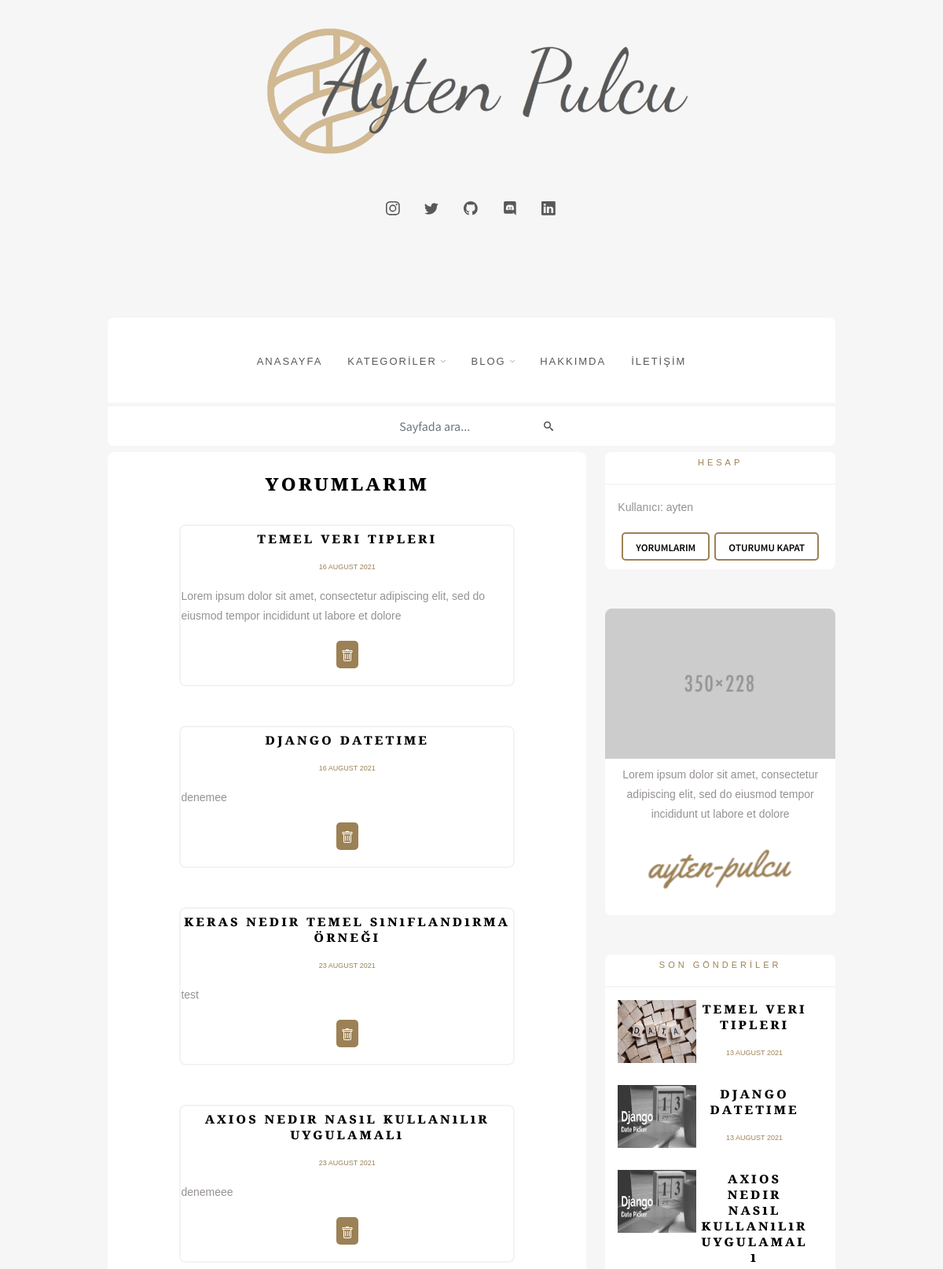
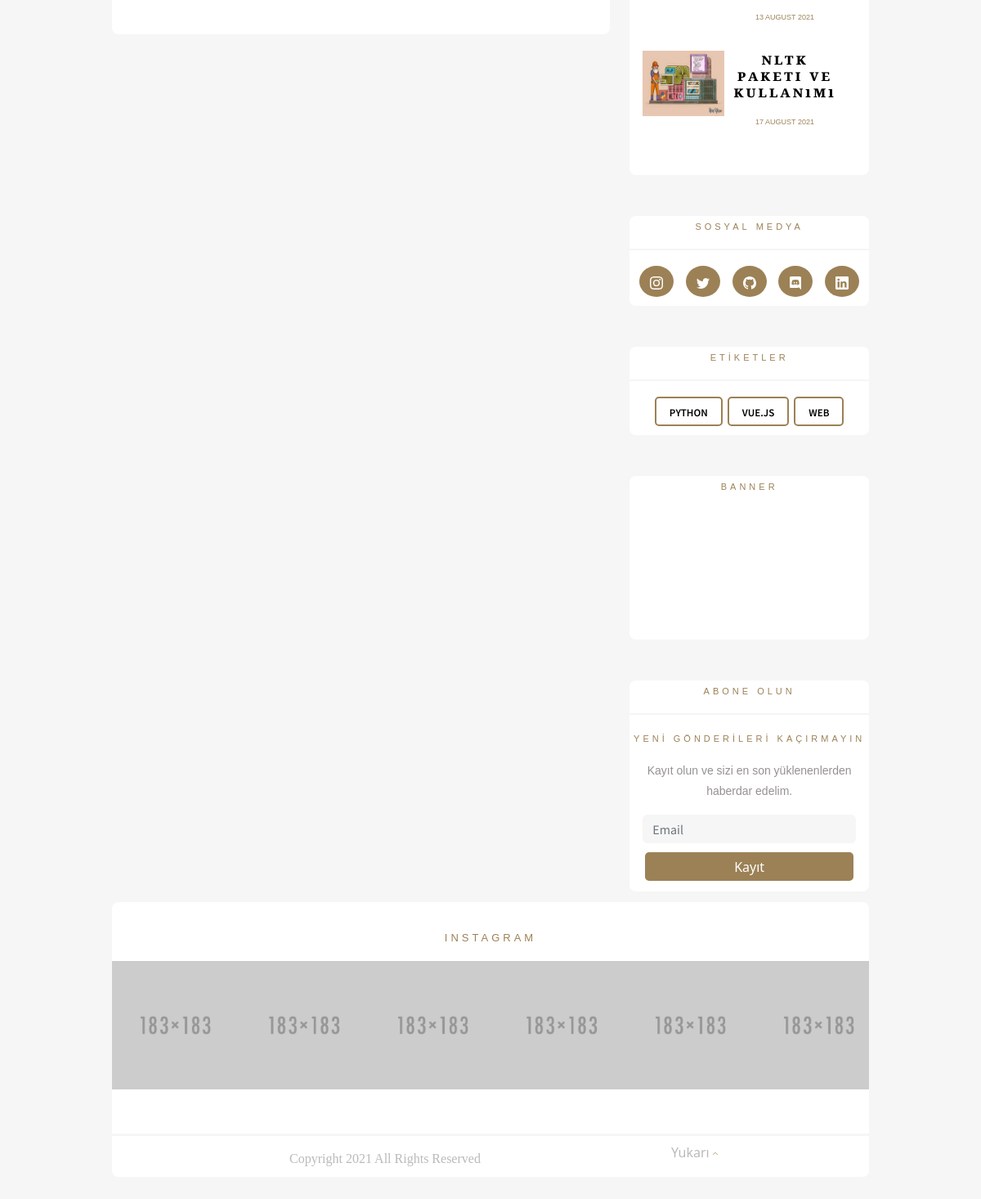
The app's page /hesap/yorumlar/ (signed in) with its own data (2 pictures, top to bottom).
### post/models.py (models this page shows, shortened)
class Comment(models.Model):
    blog_name = models.ForeignKey(
        Blog_post,
        on_delete=models.CASCADE,
    )
    user = models.ForeignKey(
        User, blank=True, null=True, on_delete=models.CASCADE
    )
    content = models.TextField()
    status = models.CharField(
        default="published",
        choices=STATUS,
        max_length=10,
    )
    createt_at = models.DateTimeField(auto_now_add=True)

class Blog_post(models.Model):
    category = models.ForeignKey(
        Category,
        on_delete=models.CASCADE
    )
    title = models.CharField(max_length=40)
    slug = models.SlugField(
        max_length=200,
        default="",
    )
    content = models.TextField()
    image = models.ImageField(upload_to="img")
    next_img = models.ImageField(upload_to="next")
    status = models.CharField(
        default="draft",
        choices=STATUS,
        max_length=10,
    )
    author=models.CharField(max_length=100)
    createt_at = models.DateTimeField(auto_now_add=True)
    updated_at = models.DateTimeField(auto_now_add=True)
    def __str__(self):
        return f"{self.title}"

class Category(models.Model):
    title = models.CharField(max_length=200)
    slug = models.SlugField(
        max_length=200,
        default="",
    )
    status = models.CharField(
        default=DEFAULT_STATUS,
        choices=STATUS,
        max_length=10,
    )
    createt_at = models.DateTimeField(auto_now_add=True)
    updated_at = models.DateTimeField(auto_now=True)

### page/views.py (the view)
# urls.py: path('yorumlar/', see_cmnt, name='see_cmnt'),
def see_cmnt(request):
    context=dict()
    items= Comment.objects.filter(
        user=request.user,
        status="published",
    )
    if len(items)==0:
        context['messages']=["Hiç yorum yapmadınız."]
    else:
        context['comments']=items
    return render(request,"accounts/comment.html",context)

### blog/data.py (called while the page is built)
def need_data(request):
    context = dict()
    context['categories'] = Category.objects.filter(
        status="published"
    ).order_by('title')
    context['pages'] = Page.objects.filter(
        status="published"
    ).order_by('title')
    context['latest']  = Blog_post.objects.filter(
        status="published"
    )[:4]
    context['posts'] = Blog_post.objects.filter(
        status='published',
    )[:5]
    return context

### templates/accounts/comment.html (shortened to what this page needs)
{% extends 'components/base.html' %}
{% block content %}
<div class="content">
    <div class="row">
        <div class="col-md-8" >
            <div class="cart d-flex flex-column align-items-center" style="text-align: start;">
                <br>
                <p class="post-title">Yorumlarım</p>
                <br>
                {% if comments%}
                {% for item in comments %}
                <div class="cart"  style="width: 70%; padding-top: 5px; border:solid ;border-width: 2px; border-color: #f3f3f3;">
                    <p class="last-title">{{item.blog_name}}</p>
                    <p class="data">{{item.createt_at|date:'d F Y'}}</p>
                    <p class="text">{{item.content}}</p>
                    <form action="{% url 'comment_delete' pk=item.pk %}">
                        <button class="btn-submit" >
                        </button>
                    </form>
                </div>
                {% endfor %}
                {% endif %}
            </div>
        </div>
        {% include 'components/sidebar.html' %}
    </div>
</div>
{% endblock%}

### templates/components/sidebar.html (shortened to what this page needs)
{% block content%}
{% load static %}
<div class="col-md-4" id="sidebar">
    <div class="cart">
        <p class="tag">Hesap</p>
        <hr>
        {% if user.is_authenticated %}
            <p class="text px-3">Kullanıcı: {{ user.username }}</p>
            <span class="d-flex flex-wrap pb-2 justify-content-center" >
                <a href="{% url 'see_cmnt' %}">
                    <p class="category px-3">
                        Yorumlarım
                    </p>
                </a>
                <a href="{% url 'log_out' %}">
                    <p class="category px-3">Oturumu Kapat</p>
                </a>
            </span>
        {% endif %}
    </div>
    <div class="cart" style="height: 390px;">
        <div class="timg">
            <img src="/media/img_about.png" class="img-fluid"  alt="Responsive image">
        </div>
        <span class="d-flex flex-column mt-2 mx-3">
        <p class="text" style="text-align: center;">
            Lorem ipsum dolor sit amet, consectetur adipiscing elit, sed do eiusmod tempor incididunt ut labore et dolore
        </p>
            <img src="/media/signing.png" class="img-fluid align-self-center w-75"  alt="Responsive image">
        </span>
    </div>
    <div class="cart">
        <p class="tag">Son Gönderİler</p>
        <hr>
        {% for item in latest%}
        <span class="d-flex flex-nowrap mt-2 mx-3 mb-3">
            <div class="col-sm-4">
                <a href="{% url 'post_show' post_slug=item.slug %}" target="_self">
                    <img src="{{item.image.url}}" style="height: 80px;width: 100px;" >
                </a>
            </div>
            <div class="col-sm-8">
                <span class="d-flex flex-column mx-3">
                    <p class="last-title"> {{item.title}} </p>
                    <p class="data">{{item.updated_at|date:'d F Y'}}</p>
                </span>
            </div>
        </span>
        {% endfor %}
        <br>
    </div>
    <div class="cart">
        <p class="tag">sosyal medya</p>
        <hr>
        <span class="d-flex flex-row flex-wrap pb-2 justify-content-evenly" >
            <button type="button" class="btn btn-social ">
            </button>
            <button type="button" class="btn btn-social">
            </button>
            <button type="button" class="btn btn-social">
            </button>
            <button type="button" class="btn btn-social">
            </button>
            <button type="button" class="btn btn-social">
            </button>
        </span>
    </div>
    <div class="cart">
        <p class="tag">etİketler</p>
        <hr>
        <span class="d-flex flex-wrap pb-2 justify-content-center" >
            {% for item in categories %}
            <a href="{% url 'category_show' category_slug=item.slug %}" style="text-decoration: none;">
                <p class="category px-3">{{item.title}}</p>
            </a>
            {% endfor %}
        </span>
    </div>
    <div class="cart" style="height: 10%;">
        <p class="tag">Banner</p>
    </div>
    <div class="cart" >
        <p class="tag">abone olun</p>
        <hr>
        <p class="tag">yenİ gönderİlerİ kaçırmayın </p>
        <p class="text align-items-center" style="text-align: center;">Kayıt olun ve sizi en son yüklenenlerden haberdar edelim.</p>
        <span class="d-flex flex-column mx-3">
            <input type="text" class="form-control mb-2 border-0" style="background-color: #f6f6f6; border-radius: 6px; height: 35px;" placeholder="Email">
            <button class="btn-submit" type="submit" >Kayıt</button>
        </span>
    </div>
</div>
{% endblock%}

### static/css/main.css (style rules this page uses)
body { margin:0; padding: 0; background-color: #f6f6f6; }
hr { border: 1px solid #dddbdb; }
a { text-decoration: none; }
p.text { font-family: 'Source Sans Pro Light', sans-serif; color: #969191; font-size: 14px; font-weight: 200; text-align: left; line-height: 25px; text-overflow: clip; }
p.data { font-family: 'Source Sans Pro Light', sans-serif; font-size: 10pt; font-weight: 200; color: #9c8156; font-variant-caps: all-petite-caps; font-variant-numeric: oldstyle-nums; }
p.post-title { font-family: 'Playfair Display', sans-serif; font-size: 21pt; letter-spacing: 3px; font-weight: 600; font-variant-caps: all-petite-caps; color: black; line-height: 21pt; }
p.last-title { font-family: 'Playfair Display', sans-serif; font-size: 14pt; letter-spacing: 3px; font-weight: 600; font-variant-caps: all-petite-caps; color: black; line-height: 15pt; }
p.tag { font-family: 'Source Sans Pro regular', sans-serif; color: #9c8156; font-size: 12pt; font-weight: 400; letter-spacing: 4px; text-align: center; font-variant-caps: all-petite-caps; }
p.category { color: black; font-size: 14pt; font-weight: 600; font-family: 'Source Sans Pro', sans-serif; font-variant-caps: all-petite-caps; border: 2pt; border-color: #9c8156; border-style: solid ; border-radius: 5px; padding: 2px; margin: 3px; }
.btn-social { color: white; background-color: #9c8156; border-radius: 50%; margin: 3px; }
input, optgroup, select, textarea { margin-top: 0; font-family: 'Source Sans Pro', sans-serif; font-size: 12pt; text-align: left; }
.form-control { color: #cecece; border: solid 1px; border-radius: 8px; }
.timg { border-top-left-radius: 8px; border-top-right-radius: 8px; max-width: 100%; height: auto; }
.cart { background-color: white; border-radius: 8px; margin-bottom: 50px; text-align: center; overflow-wrap: break-word; }
.btn-submit { border-radius: 5px; background-color: #9c8156; color: white; border:0px; height: 35px; margin: 3px; margin-bottom: 5%; }

### records on screen
Comment: blog_name "Temel veri tipleri", createt_at "16 August 2021", content "Lorem ipsum dolor sit amet, consectetur adipiscing elit, sed do eiusmod tempor incididunt ut labore et dolore"
Comment: blog_name "django datetime", createt_at "16 August 2021", content "denemee"
Comment: blog_name "keras nedir temel sınıflandırma örneği", createt_at "23 August 2021", content "test"
Comment: blog_name "axios nedir nasıl kullanılır uygulamalı", createt_at "23 August 2021", content "denemeee"
Blog_post: image (picture), title "Temel veri tipleri", updated_at "13 August 2021"
Blog_post: image (picture), title "django datetime", updated_at "13 August 2021"
Blog_post: image (picture), title "axios nedir nasıl kullanılır uygulamalı", updated_at "13 August 2021"
Blog_post: image (picture), title "Nltk paketi ve kullanımı", updated_at "17 August 2021"
Category: title "Python"
Category: title "Vue.js"
Category: title "Web"

### other values on screen
{{ user.username }} "ayten"
